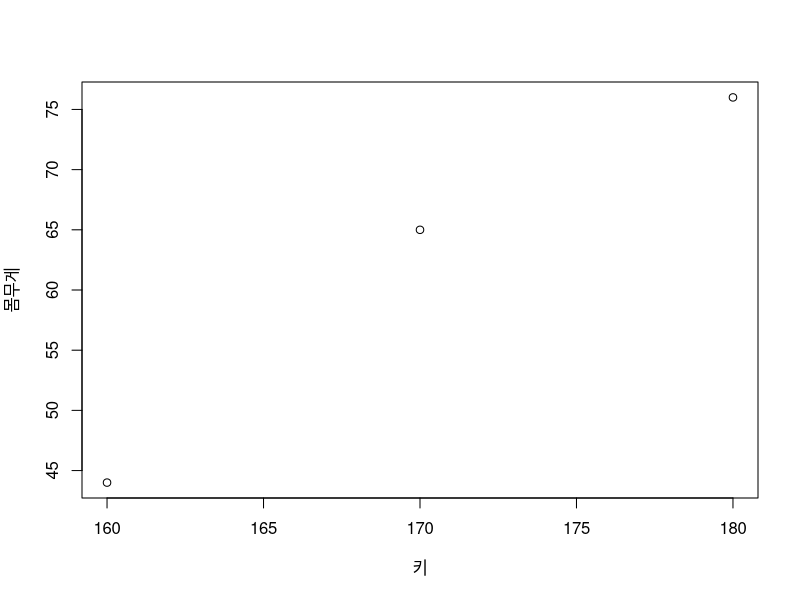
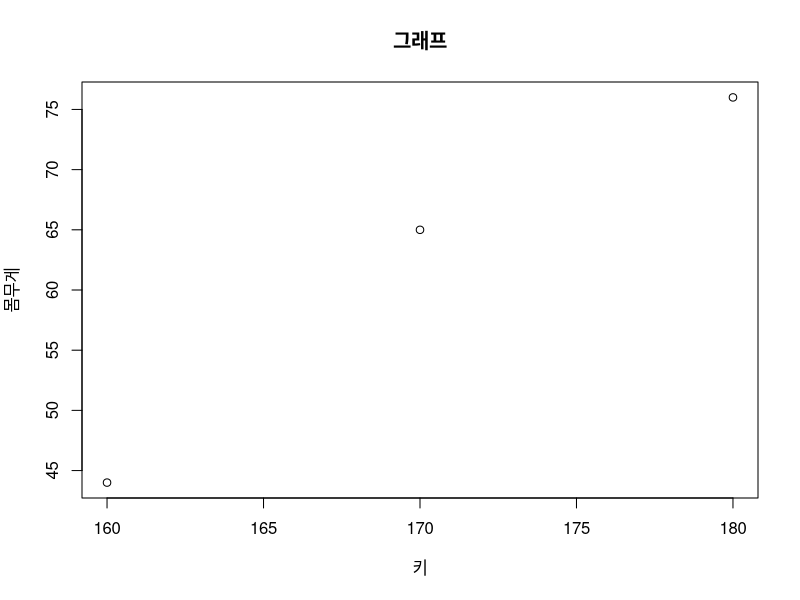
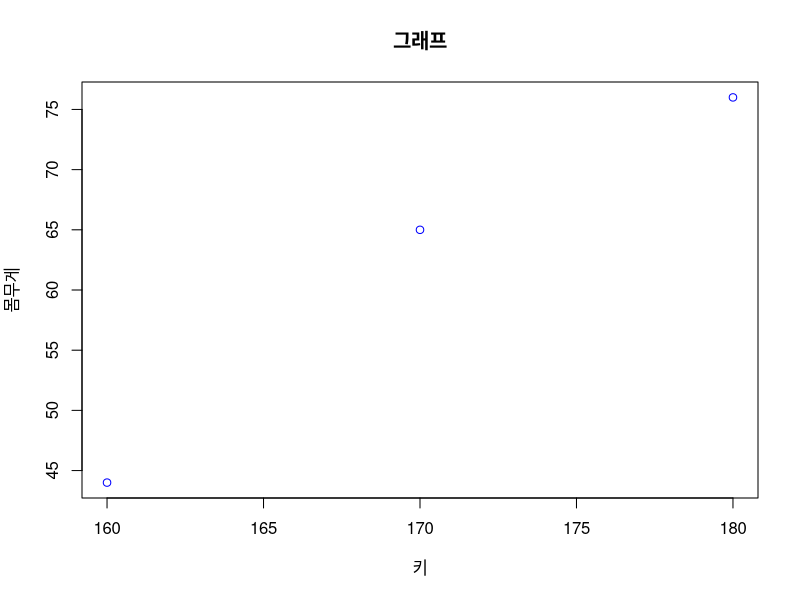

Source code (R) for these figures, in order:
# 더하기
1+2

# 빼기
1-2

# 곱하기
1*2

# 나누기
1/2


### R을 이용한 연산

# 더하기
1+2

# 나누기
45/9

# sequence
1:10

1:30

# 행렬
c(1,2)+c(3,4)

# 더하기
sum(1:10)

# 평균
mean(c(1,4,3,6,8,4,1))
mean(c(2.0,3.0))

# 변수 개수
length(c(1,4,3,6,8,4,1))

x <- c(0:10, 50)
x

xm = mean(x)
xm

사람들 = data.frame(키=c(180, 170, 160),
                    몸무게=c(76, 65, 44))
View(사람들)
사람들

사람들$키
사람들$몸무게

# 사람들 키에 대한 평균
mean(사람들$키)

# 사람들 몸무게에 대한 평균
mean(사람들$몸무게)


### R을 이용한 그래프 작성

plot(사람들)
plot(사람들, main = "그래프")
plot(사람들, col="blue",
             main="그래프")

